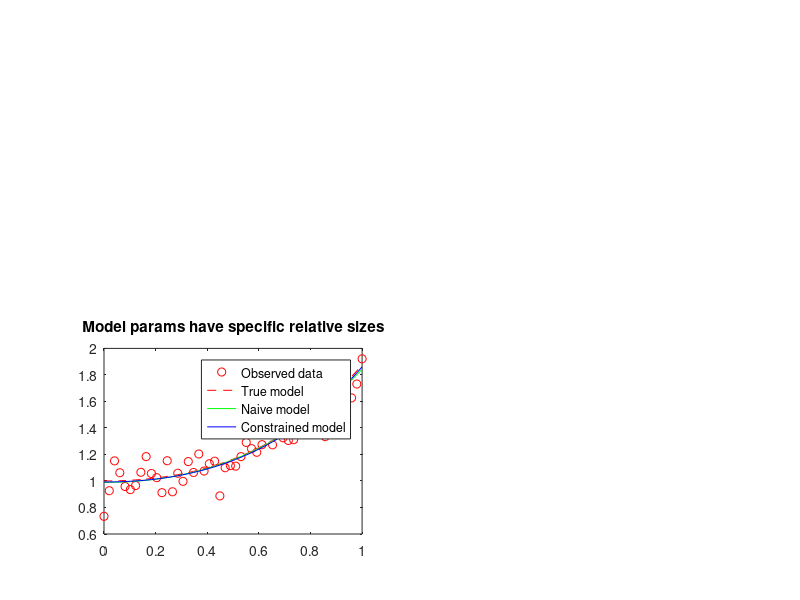

Source code (MATLAB):
rng('default')
rng(1)
N=50      %Number of z terms
no = 4    %Number of polynomial terms
z = 0:1/(N-1):1
z = z.'



mtrue=[1 .5 .25 .125].'

G=ones(1,N)
upperpower=z
for i=2:no
    upperpower=upperpower*z.'
    upperpower = diag(upperpower)
    G(i,:) = upperpower
end

G=G.'
n=randn(N,1)*0.1   %0.1 is the standard deviation of the error vector decided by question


d=G*mtrue+n   %Synthetic observed d vector


mest=(G.'*G)^-1*G.'*d  %Simple least squares to solve m

dpre=G*mest    %Predicted data vector


i=[0:1:49]
plot(i, d, i, dpre)








zprime=[5]'
dprime=[0]'
%H=Gcubic(zprime)
h=dprime;


G1=ones(1,1)
upperpower=zprime
for i=2:no
    upperpower=upperpower*zprime.'
    upperpower = diag(upperpower)
    G1(i,:) = upperpower
end
H=G1.'


A=[G.'*G, H.';H, zeros(length(h))]
b=[G.'*d;h]

x=A\b

mest_SP=x(1:4)



plot(i, d, i, dpre)




H=[0 0 0 1]
h=[1]

A=[G.'*G, H.';H, zeros(length(h))]
b=[G.'*d;h]

x=A\b

mest_SP=x(1:4)





H=[1,-2,0,0;1,0,-4,0;1,0,0,-8]
h=[0,0,0].'

A=[G.'*G, H.';H, zeros(length(h))]
b=[G.'*d;h]

x=A\b

mest_SP=x(1:4)

subplot(2,2,3)
plot(z,d,'ro')
hold on
plot(z,G*mtrue,'r--')
plot(z,G*mest,'g-')
plot(z,G*mest_SP,'b-')
hold off
legend('Observed data','True model','Naive model','Constrained model')
title('Model params have specific relative sizes')


mest
mest_SP




comparison=ones(1,4)
for i=1:4
    comparison(i) = -comparison(i)*(mest(i)-mest_SP(i))/mest_SP(i)*100
end
comparison

%Just to verify that the new mest_SP vector indeed creates a vector with
%parameters that are of half value with respect to the previous one
ty=1
record = ones(1,4)
for i=1:4      
    record(i)= record(i)*mest_SP(i)/ty
    ty=mest_SP(i)
end
record(1)=0.5  %1st term is comparing with no term so it has been defaulted to 0.5



ty=1
record = ones(1,4)
for i=1:4      
    record(i)= record(i)*mest(i)/ty
    ty=mest(i)
end
record(1)=0.5  %1st term is comparing with no term so it has been defaulted to 0.5






